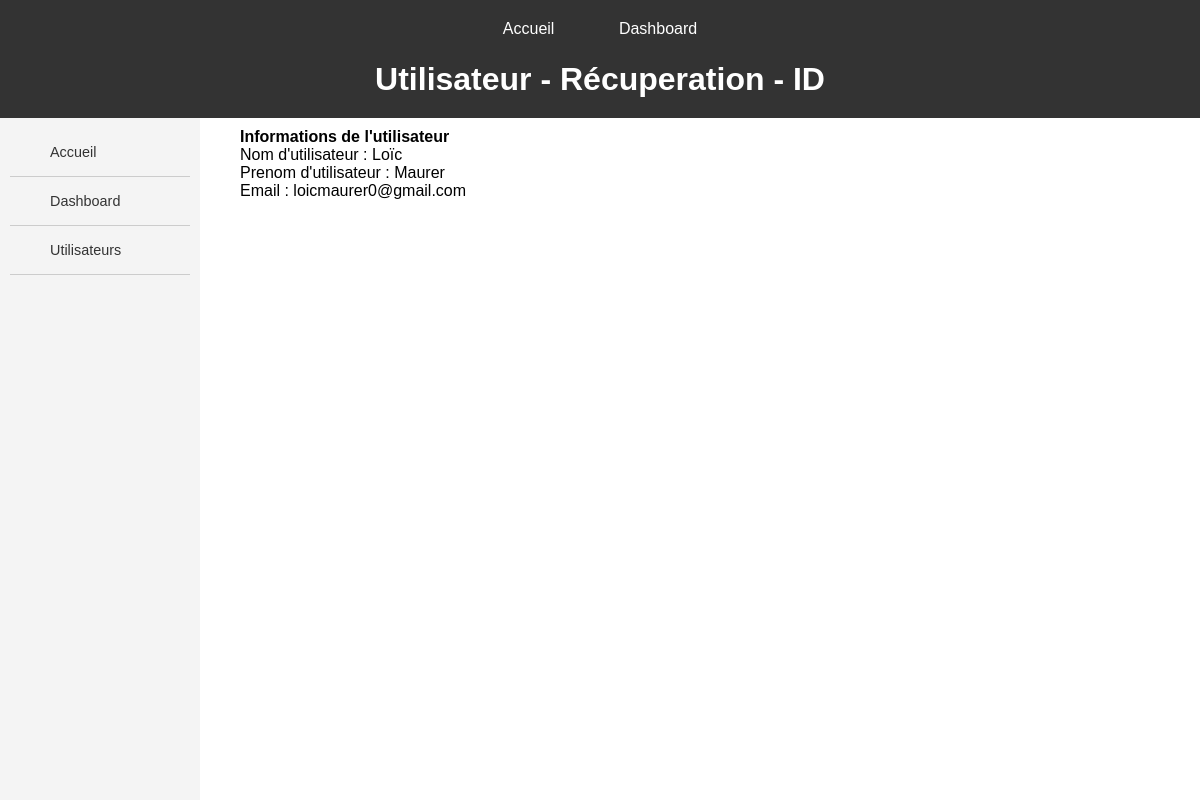
The page /users/1/ on the database its author committed.
### servops/models.py (models this page shows, shortened)
class ServUser(models.Model):
    first_name = models.CharField(max_length=100)
    last_name = models.CharField(max_length=100)
    email = models.EmailField(unique=True)

### servops/views.py (the view)
# urls.py: path('users/<int:id>/', views.AfficheUsersView, name="affiche_users"),
def AfficheUsersView(request, id):
    return detail_view(request, ServUser, 'servops/CRUD/CRUD_utilisateurs/affiche.html', 'user', id)

### servops/views.py (called while the page is built)
def detail_view(request, model, template_name, context_name, id):
    item = get_object_or_404(model, id=id)
    return render(request, template_name, {context_name: item})

### servops/templates/servops/CRUD/CRUD_utilisateurs/affiche.html (shortened to what this page needs)
{% extends 'servops/MAIN/main_dashboard.html' %}
{% block header %}Utilisateur - Récuperation - ID{% endblock %}
{% block sidebar %}
    <ul>
        <li><a href="{% url 'index' %}">Accueil</a></li>
        <li><a href="{% url 'dashboard' %}">Dashboard</a></li>
        <li><a href="{% url 'users_crud' %}">Utilisateurs</a></li>
    </ul>
{% endblock %}
{% block content %}
    <h2>Informations de l'utilisateur</h2>
    <p>Nom d'utilisateur : {{ user.first_name }}</p>
    <p>Prenom d'utilisateur : {{ user.last_name }}</p>
    <p>Email : {{ user.email }}</p>
{% endblock %}

### servops/static/main.css (style rules this page uses)
* { margin: 0; padding: 0; box-sizing: border-box; }
html, body { width: 100%; height: 100%; font-family: Arial, sans-serif; }
html { scroll-behavior: smooth; }
.bar ul { list-style-type: none; padding: 0; margin: 0; }
.bar ul li { padding: 8px 10px; border-bottom: 1px solid #ccc; font-size: 0.9em; }
.bar ul li a { text-decoration: none; color: #333; display: block; padding: 8px 10px; }
main p, main h1, main h2, main h3, a { font-size: 1em; margin-left: 20px; }

### rows shown on the page
ServUser: first_name "Loïc", last_name "Maurer", email "loicmaurer0@gmail.com"
